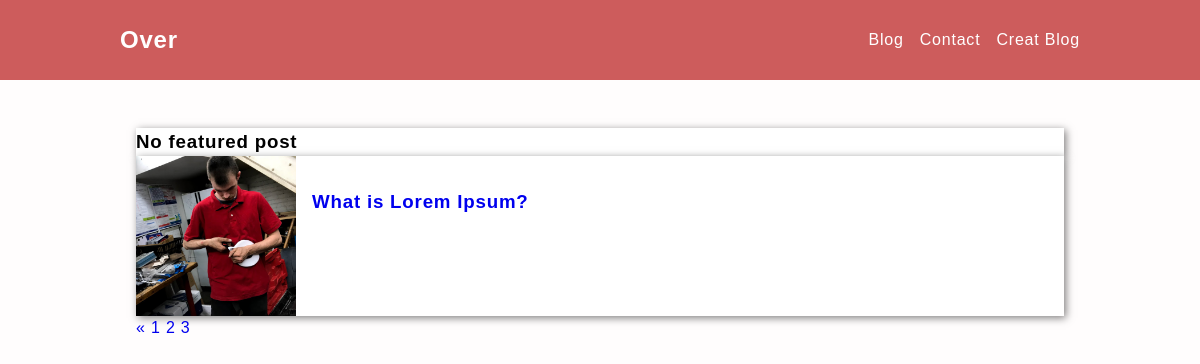
/?page=3, run on the app's committed database.
### over/models.py (models this page shows, shortened)
class Post(models.Model):
  title = models.CharField(max_length=255)
  thumbnail = models.ImageField()
  content = models.TextField()
  date_created = models.DateTimeField(auto_now=True)
  author = models.ForeignKey(User, on_delete=models.CASCADE)
  featured = models.BooleanField(default=False)
  def get_absolute_url(self):
      return reverse("post_detail", kwargs={"pk": self.pk})

### over/views.py (the view)
# urls.py: path('', home, name="home"),
def home(request):
  post_list = Post.objects.all().order_by('-date_created')
  query = request.GET.get('page')
  paginator = Paginator(post_list, 4)
  try:
    posts = paginator.page(query)
  except PageNotAnInteger:
    posts = paginator.page(1)
  except EmptyPage:
    posts = paginator.page(paginator.num_pages)
  context = {'posts':posts}
  return render(request, 'over/home.html', context)

### template/over/home.html (shortened to what this page needs)
{% extends 'over/base.html' %} {% load static %} {% block content %}
{% include 'over/featured.html' %}
<div class="post_container">
  {% for post in posts %}
  <div class="post_card">
    <div class="post_card_inner">
      <img src="{{post.thumbnail.url}}" alt="I dont know" />
      <div class="post_card_title_info">
        <a href="{{post.get_absolute_url}}">
          <h3>{{post.title}}</h3>
        </a>
      </div>
    </div>
  </div>
  {% endfor %}
</div>
  {% if posts.has_previous %}
    <a href="?page={{posts.previous_page_number}}">&laquo;</a>
    {% endif %}
    {% for p in posts.paginator.page_range  %}
      {% if p.number == p %}
      <a href="?page={{p}}">{{p}}</a>
      {% else %}
      <a href="?page={{p}}">{{p}}</a>
      {% endif %}
    {% endfor %}
{% endblock content %}

### static/css/index.css (style rules this page uses)
:root { box-sizing: border-box; }
body { font-family: Helvetica, sans-serif; background-color: rgb(255, 253, 253); line-height: 1.5; letter-spacing: .05em; }
a { text-decoration: none; }
.post_container { display: grid; grid-template-columns: repeat(auto-fit, minmax(15em, 1fr)); grid-gap : 4em; }
.post_card { background-color: white; box-shadow: .1em .1em .5em rgba(0, 0, 0, 0.507); }
.post_card_inner { display: flex; }
img { width: 10em; height: 10em; object-fit: cover; }
.post_card_title_info { padding: 2em 1em; }

### data on the page
Post: thumbnail (picture), title "What is Lorem Ipsum?"

### other printed values
{{ p }} "1" "2" "3"
